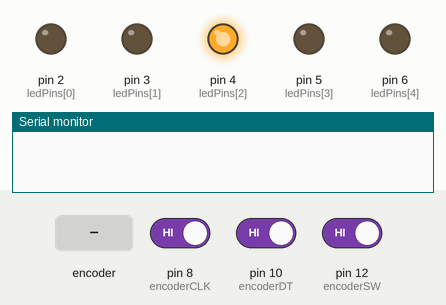
The sketch below on a simulated Arduino Uno, built with avr-gcc and run on an emulated ATmega328P. On the bench: output pins drawn as LEDs (lit = HIGH), the last lines printed to the serial monitor. Inputs (shaded band) come from the test bench; at power-on: pin 12 (encoderSW) HIGH, pin 8 (encoderCLK) HIGH, pin 10 (encoderDT) HIGH.

Above: at 1.2 s.
1.3 s: rotary encoder on pin 8 (encoderCLK) / pin 10 (encoderDT) turned 1 step (first pin leading)
At 2.7 s:
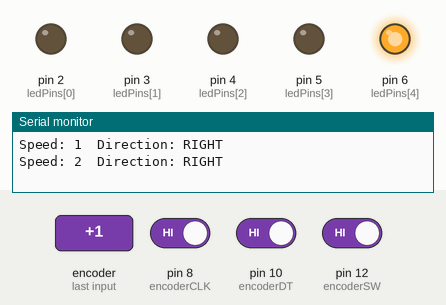
3.0 s: rotary encoder on pin 8 (encoderCLK) / pin 10 (encoderDT) turned 2 steps (second pin leading)
At 4.9 s:
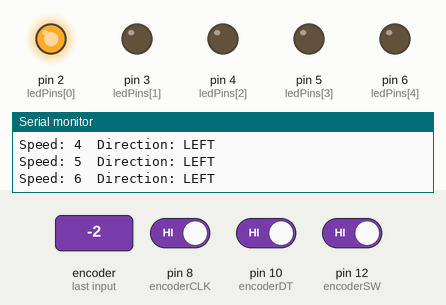
5.2 s: pin 12 (encoderSW) driven LOW
At 6.6 s:
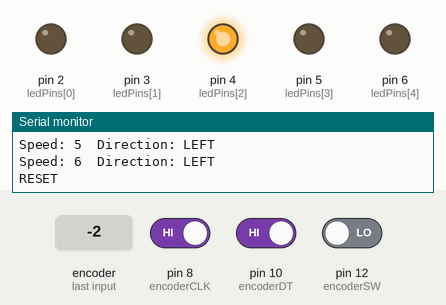
Timing chart, 0 to 8.2 s (numbered marks = the images above; inputs shaded):
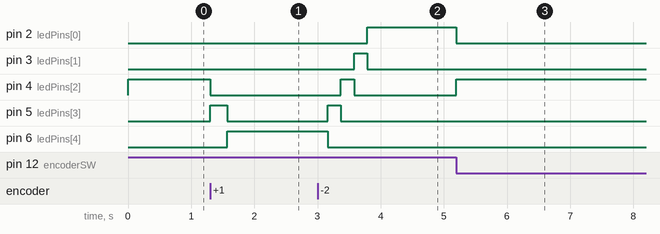

Measured:
- after the input at 1.3 s, pin 4 (ledPins[2]): HIGH → LOW at once; pin 5 (ledPins[3]): LOW → HIGH at once, → LOW 0.27 s later; pin 6 (ledPins[4]): LOW → HIGH after 0.27 s
- after the input at 3.0 s, pin 2 (ledPins[0]): LOW → HIGH after 0.79 s; pin 3 (ledPins[1]): LOW → HIGH after 0.58 s, → LOW 0.21 s later; pin 4 (ledPins[2]): LOW → HIGH after 0.37 s, → LOW 0.21 s later; pin 5 (ledPins[3]): LOW → HIGH after 0.16 s, → LOW 0.21 s later; pin 6 (ledPins[4]): HIGH → LOW after 0.16 s
- after the input at 5.2 s, pin 2 (ledPins[0]): HIGH → LOW at once; pin 4 (ledPins[2]): LOW → HIGH at once

The sketch:

6-1.2.ino
```cpp
// ----- LED Setup -----
const int ledPins[] = {2, 3, 4, 5, 6};
const int numLeds = 5;
int currentIndex = 2;   // center LED

// ----- Rotary Encoder Pins -----
const int encoderCLK = 8;
const int encoderDT  = 10;
const int encoderSW  = 12;

// ----- Sequencer Control -----
int speed = 0;          // magnitude of speed
int direction = 0;      // -1 = left, +1 = right
unsigned long lastUpdate = 0;

const int baseInterval = 300;
const int minInterval  = 40;
int interval = baseInterval;

// ----- Encoder State -----
int lastCLK;
bool lastSW = HIGH;

void setup() {
  Serial.begin(9600);

  for (int i = 0; i < numLeds; i++) {
    pinMode(ledPins[i], OUTPUT);
  }

  pinMode(encoderCLK, INPUT_PULLUP);
  pinMode(encoderDT,  INPUT_PULLUP);
  pinMode(encoderSW,  INPUT_PULLUP);

  lastCLK = digitalRead(encoderCLK);
}

void loop() {

  // -------- ROTARY ENCODER ACCELERATION --------
  int currentCLK = digitalRead(encoderCLK);

  if (currentCLK != lastCLK) {

    // Determine direction
    if (digitalRead(encoderDT) != currentCLK) {
      direction = +1;      // accelerate right
    } else {
      direction = -1;      // accelerate left
    }

    speed++;   // EACH encoder step adds acceleration

    // Calculate new interval based on speed
    interval = max(minInterval, baseInterval - speed * 15);

    Serial.print("Speed: ");
    Serial.print(speed);
    Serial.print("  Direction: ");
    Serial.println(direction == 1 ? "RIGHT" : "LEFT");
  }

  lastCLK = currentCLK;

  // -------- RESET (ENCODER SWITCH) --------
  bool swState = digitalRead(encoderSW);
  if (lastSW == HIGH && swState == LOW) {
    speed = 0;
    direction = 0;
    interval = baseInterval;
    currentIndex = 2;
    Serial.println("RESET");
  }
  lastSW = swState;

  // -------- LED SEQUENCER --------
  unsigned long now = millis();

  if (speed > 0 && (now - lastUpdate >= interval)) {
    lastUpdate = now;

    currentIndex += direction;

    // Hold at ends
    if (currentIndex < 0) currentIndex = 0;
    if (currentIndex >= numLeds) currentIndex = numLeds - 1;
  }

  // -------- DISPLAY LED --------
  for (int i = 0; i < numLeds; i++) {
    digitalWrite(ledPins[i], i == currentIndex ? HIGH : LOW);
  }
}
```
